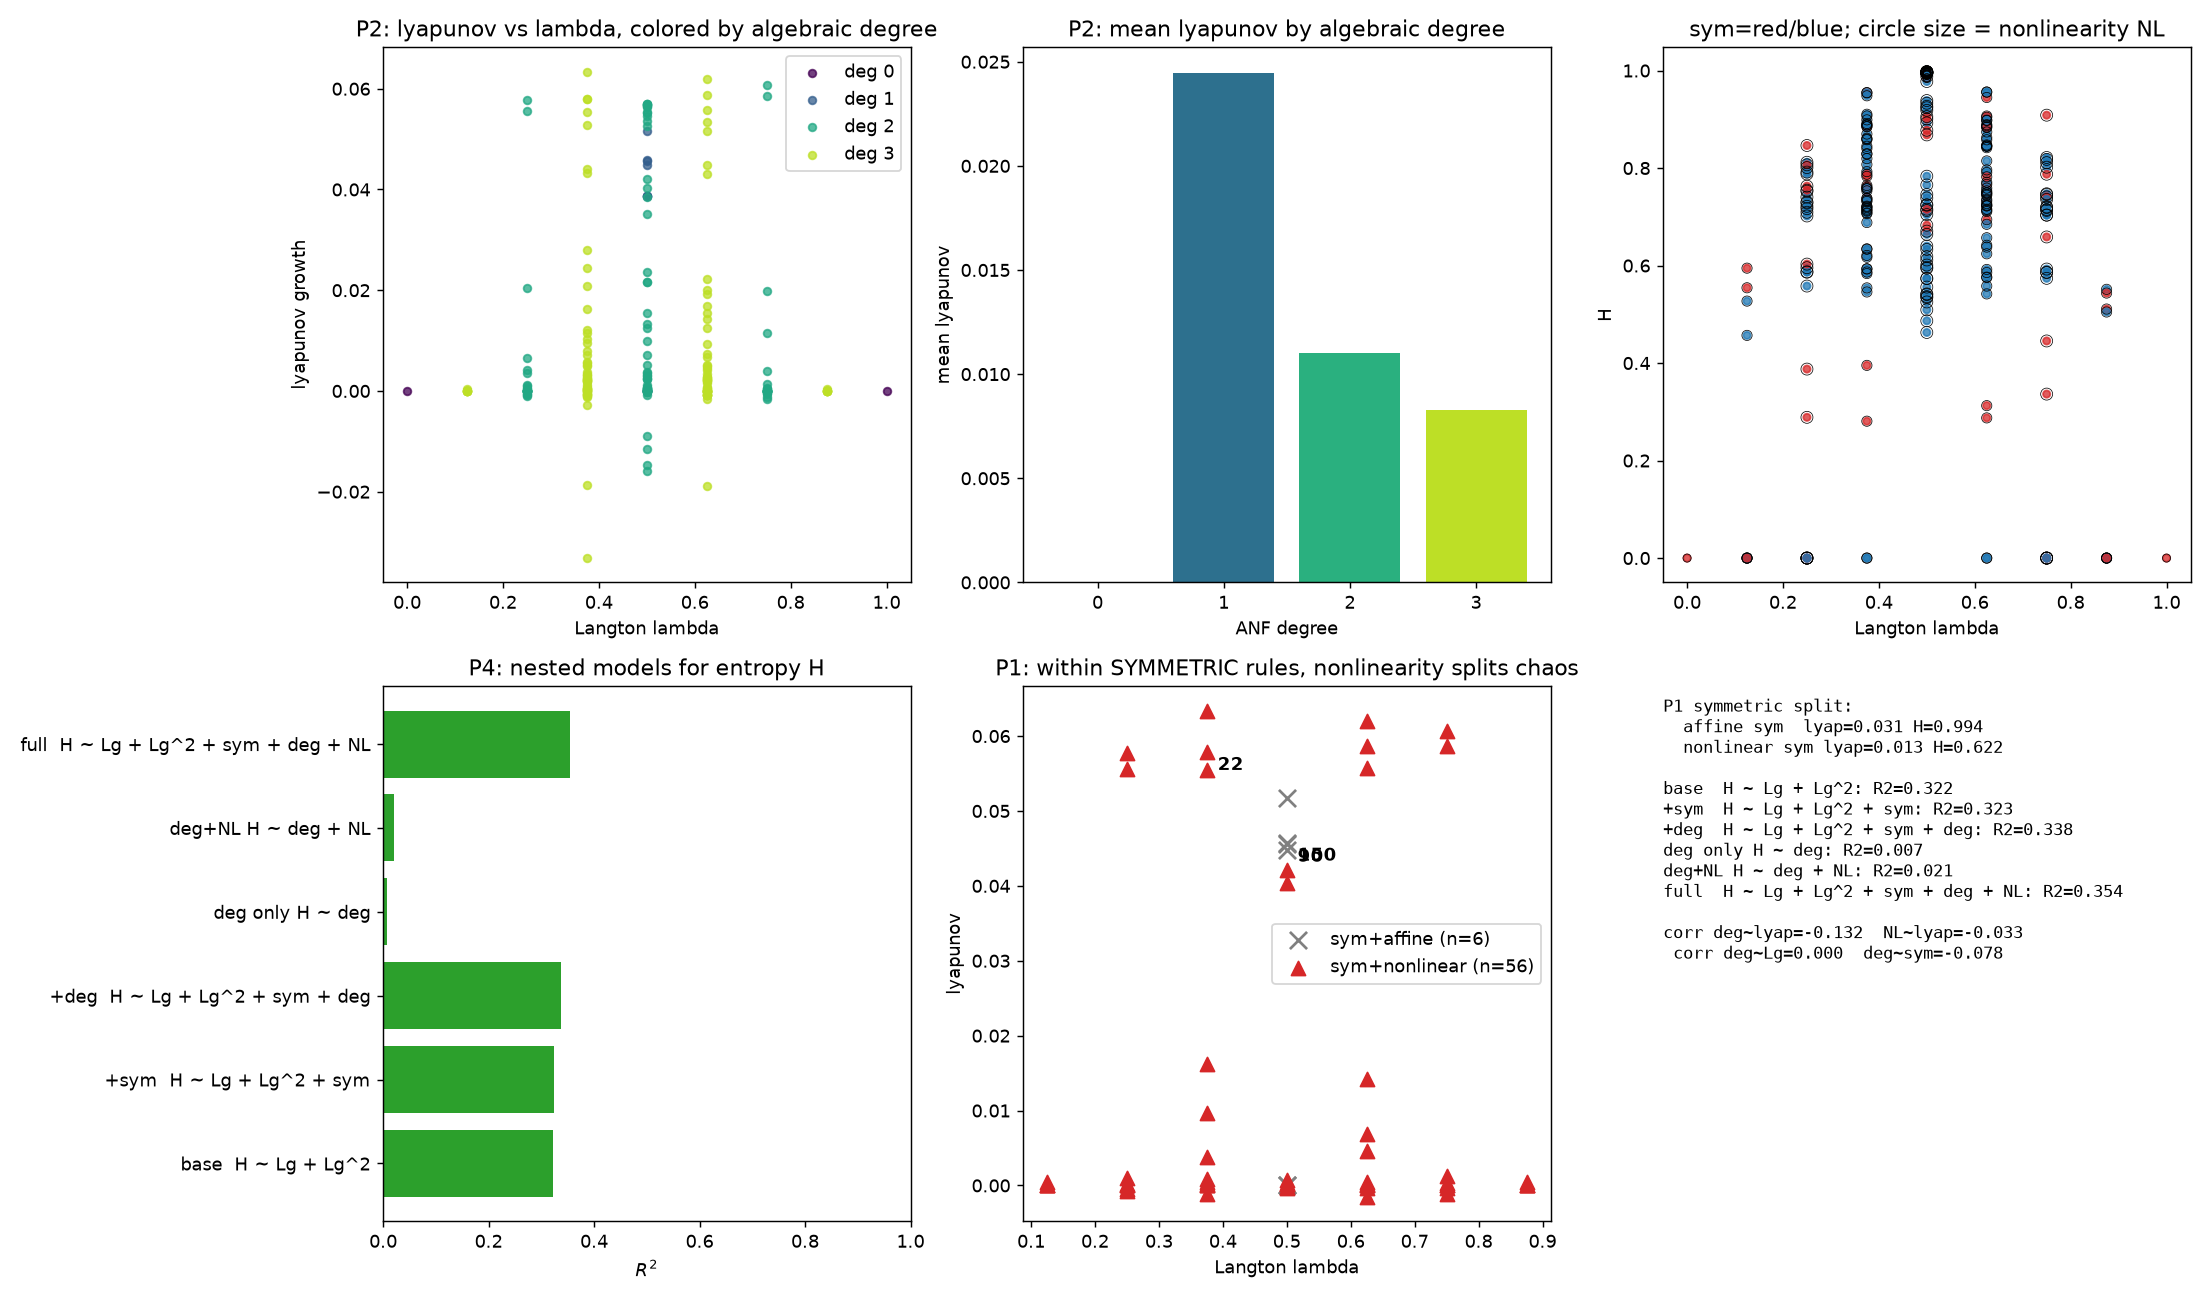

Write the Python code that produced this figure.
#!/usr/bin/env python3
"""
ENTRY #005 experiment: Algebraic degree as the driver of CA chaos.

Context: arXiv 2604.00165 frames Rule 22 (g = a+b+c+abc over F2) as the
simplest rule combining FULL S3 spatial symmetry with GENUINE nonlinearity,
used as an algebraic reference for Rule 30. This suggests a refinement of my
Entry #003/#004 null-symmetry law:

    The relevant variable may not be symmetry OR Langton lambda alone, but
    ALGEBRAIC NONLINEARITY (degree of the algebraic normal form).

Predictions (pre-registered):
  P1: affine rules (degree 1) have lyapunov ~ 0 regardless of symmetry.
      -> among SYMMETRIC rules, 90/150 (linear) vs 22 (nonlinear) split hard.
  P2: algebraic degree (or nonlinearity = dist to nearest affine fn) is a
      strong positive predictor of lyapunov growth AND entropy H.
  P3: once degree/lambda are controlled, sym remains null (the Entry #004
      invariant survives its new competitor).
  P4: degree adds explanatory power BEYOND Langton lambda (compare R^2).

Measures per rule r in 0..255:
  - ANF algebraic degree d(r) (Mobius transform over F2)
  - nonlinearity NL(r) = min Hamming distance to the 16 affine functions
  - langton lambda, reflection symmetry flag
  - lyapunov growth exponent, entropy rate H  (same estimators as Entry #003)

Outputs: JSON summary, CSV, multi-panel figure.
"""
import numpy as np, json, csv
import matplotlib
matplotlib.use("Agg")
import matplotlib.pyplot as plt

rng = np.random.default_rng(11)

def table(rule):
    return np.array([(rule >> i) & 1 for i in range(8)], dtype=np.uint8)

def step(x, tbl):
    xr = np.concatenate(([x[-1]], x, [x[1], x[0]]))
    idx = 4 * xr[:-3] + 2 * xr[1:-2] + xr[2:-1]
    return tbl[idx]

def anf_degree(tbl):
    """Mobius transform over F2 on the 8-point truth table -> degree."""
    f = tbl.astype(np.int8).copy()
    for i in range(3):
        for mask in range(8):
            if mask & (1 << i):
                f[mask] ^= f[mask ^ (1 << i)]
    deg = 0
    for mask in range(8):
        if f[mask]:
            deg = max(deg, bin(mask).count("1"))
    return deg

def reflection_sym(tbl):
    for i in range(8):
        a, b, c = (i >> 2) & 1, (i >> 1) & 1, i & 1
        if tbl[i] != tbl[4 * c + 2 * b + a]:
            return False
    return True

def affine_functions():
    """All 16 affine f(a,b,c)=c0^c1 a^c2 b^c3 c as truth tables."""
    funcs = []
    for coef in range(16):
        t = np.zeros(8, dtype=np.uint8)
        for i in range(8):
            a, b, c = (i >> 2) & 1, (i >> 1) & 1, i & 1
            bits = [(coef >> 0) & 1, (coef >> 1) & 1, (coef >> 2) & 1, (coef >> 3) & 1]
            t[i] = bits[0] ^ bits[1] * a ^ bits[2] * b ^ bits[3] * c
        funcs.append(t)
    return funcs

AFFS = affine_functions()

def nonlinearity(tbl):
    return min(int(np.sum(tbl != f)) for f in AFFS)

def lyapunov(tbl, N=600, T=60, trials=25):
    slopes = []
    for _ in range(trials):
        a = rng.integers(0, 2, N).astype(np.uint8)
        b = a.copy()
        b[rng.integers(N)] ^= 1
        ts, ys = [], []
        for t in range(T):
            a, b = step(a, tbl), step(b, tbl)
            d = int(np.sum(a != b))
            if d == 0:
                break
            if d <= N / 4:
                ts.append(t); ys.append(np.log2(d))
            else:
                break
        if len(ts) >= 12:
            slopes.append(float(np.polyfit(ts, ys, 1)[0]))
    if not slopes:
        return 0.0, "dead"
    L = float(np.mean(slopes))
    return L, ("exp" if L > 0.15 else "slow")

def entropy_rate(tbl, N=500, T=150, k=4):
    s = rng.integers(0, 2, N).astype(np.uint8)
    for _ in range(T):
        s = step(s, tbl)
    counts = {}
    for i in range(N - k + 1):
        blk = tuple(s[i:i + k])
        counts[blk] = counts.get(blk, 0) + 1
    tot = sum(counts.values())
    H = -sum((c / tot) * np.log2(c / tot) for c in counts.values())
    return H / k

def ols(y, X, names):
    beta, *_ = np.linalg.lstsq(X, y, rcond=None)
    resid = y - X @ beta
    n, p = X.shape
    se = np.sqrt((resid @ resid) / (n - p) * np.diag(np.linalg.inv(X.T @ X)))
    tvals = beta / se
    ss_res = float(resid @ resid)
    ss_tot = float(((y - y.mean()) ** 2).sum())
    r2 = 1 - ss_res / ss_tot
    return dict(names=names, beta=[float(b) for b in beta],
                t=[float(t) for t in tvals], r2=float(r2),
                rmse=float(np.sqrt(ss_res / n)))

rows = []
print("computing 256 rules ...")
for r in range(256):
    t = table(r)
    L, cls = lyapunov(t)
    rows.append(dict(
        rule=r, langton=float(t.sum()) / 8,
        sym=int(reflection_sym(t)), degree=anf_degree(t),
        nl=nonlinearity(t), lyap=L, cls=cls, H=entropy_rate(t),
    ))
    if r % 64 == 0:
        print(" ", r)

arr = lambda k: np.array([r[k] for r in rows], dtype=float)
Ly, Lg, Sym, Deg, NL, H = (arr("lyap"), arr("langton"), arr("sym"),
                           arr("degree"), arr("nl"), arr("H"))
n = len(Lg)

# ---------------- pre-registered tests ----------------
summary = {}

# P1: within symmetric rules, affine vs nonlinear split
sy = Sym == 1
aff_sy = (Deg == 1) & sy
nl_sy = (Deg > 1) & sy
summary["P1_symmetric_split"] = dict(
    n_affine_sym=int(aff_sy.sum()), n_nonlinear_sym=int(nl_sy.sum()),
    lyap_affine_sym=float(Ly[aff_sy].mean()),
    lyap_nonlinear_sym=float(Ly[nl_sy].mean()),
    H_affine_sym=float(H[aff_sy].mean()),
    H_nonlinear_sym=float(H[nl_sy].mean()),
    symmetric_rules=[int(r["rule"]) for r in rows if r["sym"] == 1],
    affine_sym_rules=[int(r["rule"]) for r in rows if r["sym"] == 1 and r["degree"] == 1],
    nonlinear_sym_rules=[int(r["rule"]) for r in rows if r["sym"] == 1 and r["degree"] > 1],
)

# degree distribution + mean lyapunov per degree
summary["degree_profile"] = {
    str(d): dict(n=int((Deg == d).sum()),
                 lyap_mean=float(Ly[Deg == d].mean()),
                 H_mean=float(H[Deg == d].mean()))
    for d in sorted(set(Deg.astype(int)))
}

# P2/P3/P4: nested regressions
m_ly = [
    ("base  H ~ Lg + Lg^2", np.column_stack([np.ones(n), Lg, Lg**2, ]),
     ["const", "Lg", "Lg^2"]),
    ("+sym  H ~ Lg + Lg^2 + sym", np.column_stack([np.ones(n), Lg, Lg**2, Sym]),
     ["const", "Lg", "Lg^2", "sym"]),
    ("+deg  H ~ Lg + Lg^2 + sym + deg", np.column_stack([np.ones(n), Lg, Lg**2, Sym, Deg]),
     ["const", "Lg", "Lg^2", "sym", "deg"]),
    ("deg only H ~ deg", np.column_stack([np.ones(n), Deg]), ["const", "deg"]),
    ("deg+NL H ~ deg + NL", np.column_stack([np.ones(n), Deg, NL]), ["const", "deg", "NL"]),
    ("full  H ~ Lg + Lg^2 + sym + deg + NL",
     np.column_stack([np.ones(n), Lg, Lg**2, Sym, Deg, NL]),
     ["const", "Lg", "Lg^2", "sym", "deg", "NL"]),
]
summary["regressions_H"] = {name: ols(H, X, nm) for name, X, nm in m_ly}

m_lx = [
    ("lyap ~ sym + Lg", np.column_stack([np.ones(n), Sym, Lg]), ["const", "sym", "Lg"]),
    ("lyap ~ sym + Lg + deg",
     np.column_stack([np.ones(n), Sym, Lg, Deg]), ["const", "sym", "Lg", "deg"]),
    ("lyap ~ deg + NL", np.column_stack([np.ones(n), Deg, NL]), ["const", "deg", "NL"]),
    ("lyap ~ Lg + sym + deg + NL",
     np.column_stack([np.ones(n), Lg, Sym, Deg, NL]), ["const", "Lg", "sym", "deg", "NL"]),
]
summary["regressions_lyap"] = {name: ols(Ly, X, nm) for name, X, nm in m_lx}

# rule 22 spotlight vs its symmetric affine cousins
def get(rr):
    return rows[rr]
summary["rule22_spotlight"] = {
    str(rr): dict(sym=get(rr)["sym"], degree=get(rr)["degree"],
                  nl=get(rr)["nl"], langton=get(rr)["langton"],
                  lyap=get(rr)["lyap"], H=get(rr)["H"], cls=get(rr)["cls"])
    for rr in (22, 90, 150, 30, 110, 184, 204, 15, 0, 255)
}

pear = lambda x, y: float(np.corrcoef(x, y)[0, 1])
summary["correlations"] = dict(
    deg_vs_lyap=pear(Deg, Ly), NL_vs_lyap=pear(NL, Ly),
    deg_vs_H=pear(Deg, H), NL_vs_H=pear(NL, H),
    deg_vs_Lg=pear(Deg, Lg), NL_vs_Lg=pear(NL, Lg),
    deg_vs_sym=pear(Deg, Sym),
)

with open("ca_256_algebraic_degree.json", "w") as f:
    json.dump(summary, f, indent=2)
with open("ca_256_algebraic_degree.csv", "w", newline="") as f:
    w = csv.DictWriter(f, fieldnames=list(rows[0].keys()))
    w.writeheader(); w.writerows(rows)

print(json.dumps(summary, indent=2))

# ---------------- figure ----------------
fig, ax = plt.subplots(2, 3, figsize=(17, 10))

a = ax[0, 0]
for d, c in zip(sorted(set(Deg.astype(int))),
                plt.cm.viridis(np.linspace(0, .9, 4))):
    m = Deg == d
    a.scatter(Lg[m], Ly[m], s=18, color=c, alpha=.75, label=f"deg {d}")
a.set_xlabel("Langton lambda"); a.set_ylabel("lyapunov growth")
a.legend(); a.set_title("P2: lyapunov vs lambda, colored by algebraic degree")

a = ax[0, 1]
deg_list = sorted(set(Deg.astype(int)))
means = [Ly[Deg == d].mean() for d in deg_list]
bars = a.bar([str(d) for d in deg_list], means, color=plt.cm.viridis(np.linspace(.1, .9, len(deg_list))))
a.set_xlabel("ANF degree"); a.set_ylabel("mean lyapunov")
a.set_title("P2: mean lyapunov by algebraic degree")

a = ax[0, 2]
a.scatter(Lg, H, c=np.where(Sym == 1, "#d62728", "#1f77b4"), s=16, alpha=.75,
          cmap=None)
sz = 20 + 12 * NL
a.scatter(Lg, H, s=sz, facecolors="none", edgecolors="k", linewidths=.4)
a.set_xlabel("Langton lambda"); a.set_ylabel("H")
a.set_title("sym=red/blue; circle size = nonlinearity NL")

a = ax[1, 0]
r2_series = [(name, res["r2"]) for name, res in summary["regressions_H"].items()]
a.barh([r[0] for r in r2_series], [r[1] for r in r2_series], color="#2ca02c")
a.set_xlabel("$R^2$"); a.set_title("P4: nested models for entropy H")
a.set_xlim(0, 1)

a = ax[1, 1]
# symmetric rules only: affine vs nonlinear
a.scatter(Lg[aff_sy], Ly[aff_sy], marker="x", s=90, c="gray",
          label=f"sym+affine (n={aff_sy.sum()})")
a.scatter(Lg[nl_sy], Ly[nl_sy], marker="^", s=60, c="#d62728",
          label=f"sym+nonlinear (n={nl_sy.sum()})")
for rr in (22, 90, 150):
    a.annotate(str(rr), (Lg[rr], Ly[rr]), textcoords="offset points",
               xytext=(6, -10), fontsize=10, weight="bold")
a.set_xlabel("Langton lambda"); a.set_ylabel("lyapunov")
a.legend(); a.set_title("P1: within SYMMETRIC rules, nonlinearity splits chaos")

a = ax[1, 2]
a.axis("off")
p1 = summary["P1_symmetric_split"]
txt = (f"P1 symmetric split:\n"
       f"  affine sym  lyap={p1['lyap_affine_sym']:.3f} H={p1['H_affine_sym']:.3f}\n"
       f"  nonlinear sym lyap={p1['lyap_nonlinear_sym']:.3f} H={p1['H_nonlinear_sym']:.3f}\n\n"
       + "\n".join(f"{k}: R2={v['r2']:.3f}" for k, v in summary["regressions_H"].items())
       + "\n\ncorr deg~lyap=%.3f  NL~lyap=%.3f\n corr deg~Lg=%.3f  deg~sym=%.3f"
       % (summary["correlations"]["deg_vs_lyap"],
          summary["correlations"]["NL_vs_lyap"],
          summary["correlations"]["deg_vs_Lg"],
          summary["correlations"]["deg_vs_sym"]))
a.text(0.0, 0.98, txt, fontsize=9.5, va="top", family="monospace")
fig.tight_layout()
fig.savefig("ca_256_algebraic_degree.png", dpi=130)
print("saved ca_256_algebraic_degree.png / .json / .csv")
